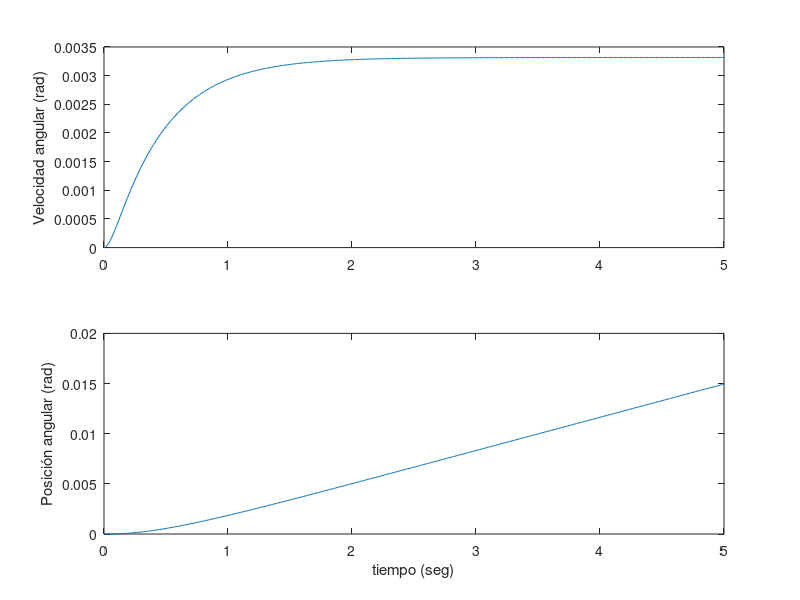

The MATLAB script that drew this image:
% Modelos y Simulación
% Tema: Control de posición de una antena
% Autor: Gianfranco Salomone
 
clc;
clearvars;

% Constantes del motor
Ra = 1; La = 0.05;
kb = 0.9; kt = kb;

Jm = 0.4; bm = 0.005;
JL = 4; bL = 0.5;

% N < 1 indica que el torque realizado por la antena ejerce menor
%       efecto sobre el torque que realiza el motor
N = 1/333;  % tren de engranajes
Jeq = Jm+N^2*JL;
beq = bm+N^2*bL;


% Determinación de función transferencia
% ------------- Método 1: uso de `s` como símbolo -------------
s = tf("s");
vel_antena_tf = N*kt/ ((Jeq*s + beq)*(La*s + Ra) + kt*kb);
pos_antena_tf = (1/s) * vel_antena_tf;


% ------------- Método 2: reducción usando comandos -------------
% Para reducir el diagrama en bloques, es necesario "saltar" el puntode realimentación
% Reducción usando instrucciones de bloques
tf_mec_mot = tf(1, [Jm bm]) * N;
tf_mec_L = N * tf([JL bL], 1);
tf_mec_eq = feedback(tf_mec_mot, tf_mec_L);

tf_elec = tf(1, [La Ra]);
tf_cadena_directa = series(series(tf_elec, kt), tf_mec_eq);

retroalim_interna = kb/N;

vel_antena_tf_metodo2 = feedback(tf_cadena_directa, retroalim_interna);
pos_antena_tf_metodo2 = tf(1, [1 0]) * vel_antena_tf_metodo2;

vel_antena_tf
pos_antena_tf
vel_antena_tf_metodo2
pos_antena_tf_metodo2


t = 0:.01:5;

vel_antena = step(vel_antena_tf, t)
pos_antena = step(pos_antena_tf, t)

figure(1)
subplot(2, 1, 1)
plot(t, vel_antena)
ylabel("Velocidad angular (rad)")

subplot(2, 1, 2)
plot(t, pos_antena)
ylabel("Posición angular (rad)")
xlabel("tiempo (seg)")
